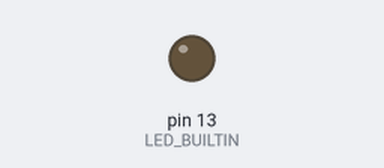
The sketch below on a simulated Arduino Uno, built with avr-gcc and run on an emulated ATmega328P. On the bench: output pins drawn as LEDs (lit = HIGH).

Above: at 2.0 s.
At 6.0 s:
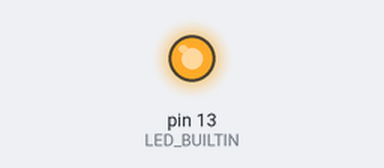
Timing chart, 0 to 10.4 s (numbered marks = the images above):
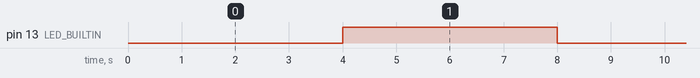

Measured:
- by itself, pin 13 (LED_BUILTIN): alternates HIGH for 4.0 s and LOW for 4.0 s

The sketch:

rgbblink.ino
```cpp
/*
  Created by: Samuel Webster
  Created on: Feb 2023
  Turns an LED on for one second, then off for one second, repeatedly.
*/

void setup()
{
  pinMode(LED_BUILTIN, OUTPUT);
}

void loop()
{
  for (int redvar = 0; redvar <= 1; redvar++) {
    for (int grnvar = 0; grnvar <= 1; grnvar++) {
      for (int bluvar = 0; bluvar <= 1; bluvar++) {
        digitalWrite(13, redvar);
        digitalWrite(12, grnvar);
        digitalWrite(11, bluvar);
        delay(1000); // Wait for 1000 millisecond(s)
      }
    }
  }
}
```
